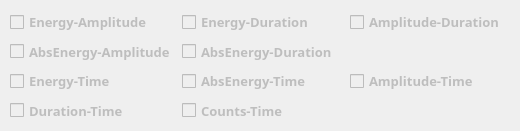
      <widget class="QWidget" name="tab">
       <attribute name="title">
        <string>PAC</string>
       </attribute>
       <widget class="QWidget" name="layoutWidget">
        <property name="geometry">
         <rect>
          <x>10</x>
          <y>10</y>
          <width>501</width>
          <height>112</height>
         </rect>
        </property>
        <layout class="QGridLayout" name="gridLayout_17">
         <item row="0" column="0">
          <widget class="QCheckBox" name="PAC_E_A">
           <property name="enabled">
            <bool>false</bool>
           </property>
           <property name="font">
            <font>
             <family>Sitka Banner</family>
             <pointsize>10</pointsize>
             <weight>75</weight>
             <italic>false</italic>
             <bold>true</bold>
            </font>
           </property>
           <property name="text">
            <string>Energy-Amplitude</string>
           </property>
          </widget>
         </item>
         <item row="0" column="1">
          <widget class="QCheckBox" name="PAC_E_D">
           <property name="enabled">
            <bool>false</bool>
           </property>
           <property name="font">
            <font>
             <family>Sitka Banner</family>
             <pointsize>10</pointsize>
             <weight>75</weight>
             <italic>false</italic>
             <bold>true</bold>
            </font>
           </property>
           <property name="text">
            <string>Energy-Duration</string>
           </property>
          </widget>
         </item>
         <item row="0" column="2">
          <widget class="QCheckBox" name="PAC_A_D">
           <property name="enabled">
            <bool>false</bool>
           </property>
           <property name="font">
            <font>
             <family>Sitka Banner</family>
             <pointsize>10</pointsize>
             <weight>75</weight>
             <italic>false</italic>
             <bold>true</bold>
            </font>
           </property>
           <property name="text">
            <string>Amplitude-Duration</string>
           </property>
          </widget>
         </item>
         <item row="1" column="0">
          <widget class="QCheckBox" name="PAC_AbsE_A">
           <property name="enabled">
            <bool>false</bool>
           </property>
           <property name="font">
            <font>
             <family>Sitka Banner</family>
             <pointsize>10</pointsize>
             <weight>75</weight>
             <italic>false</italic>
             <bold>true</bold>
            </font>
           </property>
           <property name="text">
            <string>AbsEnergy-Amplitude</string>
           </property>
          </widget>
         </item>
         <item row="1" column="1">
          <widget class="QCheckBox" name="PAC_AbsE_D">
           <property name="enabled">
            <bool>false</bool>
           </property>
           <property name="font">
            <font>
             <family>Sitka Banner</family>
             <pointsize>10</pointsize>
             <weight>75</weight>
             <italic>false</italic>
             <bold>true</bold>
            </font>
           </property>
           <property name="text">
            <string>AbsEnergy-Duration</string>
           </property>
          </widget>
         </item>
         <item row="2" column="0">
          <widget class="QCheckBox" name="PAC_E_T">
           <property name="enabled">
            <bool>false</bool>
           </property>
           <property name="font">
            <font>
             <family>Sitka Banner</family>
             <pointsize>10</pointsize>
             <weight>75</weight>
             <italic>false</italic>
             <bold>true</bold>
            </font>
           </property>
           <property name="text">
            <string>Energy-Time</string>
           </property>
          </widget>
         </item>
         <item row="2" column="1">
          <widget class="QCheckBox" name="PAC_AbsE_T">
           <property name="enabled">
            <bool>false</bool>
           </property>
           <property name="font">
            <font>
             <family>Sitka Banner</family>
             <pointsize>10</pointsize>
             <weight>75</weight>
             <italic>false</italic>
             <bold>true</bold>
            </font>
           </property>
           <property name="text">
            <string>AbsEnergy-Time</string>
           </property>
          </widget>
         </item>
         <item row="3" column="0">
          <widget class="QCheckBox" name="PAC_D_T">
           <property name="enabled">
            <bool>false</bool>
           </property>
           <property name="font">
            <font>
             <family>Sitka Banner</family>
             <pointsize>10</pointsize>
             <weight>75</weight>
             <italic>false</italic>
             <bold>true</bold>
            </font>
           </property>
           <property name="text">
            <string>Duration-Time</string>
           </property>
          </widget>
         </item>
         <item row="3" column="1">
          <widget class="QCheckBox" name="PAC_C_T">
           <property name="enabled">
            <bool>false</bool>
           </property>
           <property name="font">
            <font>
             <family>Sitka Banner</family>
             <pointsize>10</pointsize>
             <weight>75</weight>
             <italic>false</italic>
             <bold>true</bold>
            </font>
           </property>
           <property name="text">
            <string>Counts-Time</string>
           </property>
          </widget>
         </item>
         <item row="2" column="2">
          <widget class="QCheckBox" name="PAC_A_T">
           <property name="enabled">
            <bool>false</bool>
           </property>
           <property name="font">
            <font>
             <family>Sitka Banner</family>
             <pointsize>10</pointsize>
             <weight>75</weight>
             <italic>false</italic>
             <bold>true</bold>
            </font>
           </property>
           <property name="text">
            <string>Amplitude-Time</string>
           </property>
          </widget>
         </item>
        </layout>
       </widget>
      </widget>
